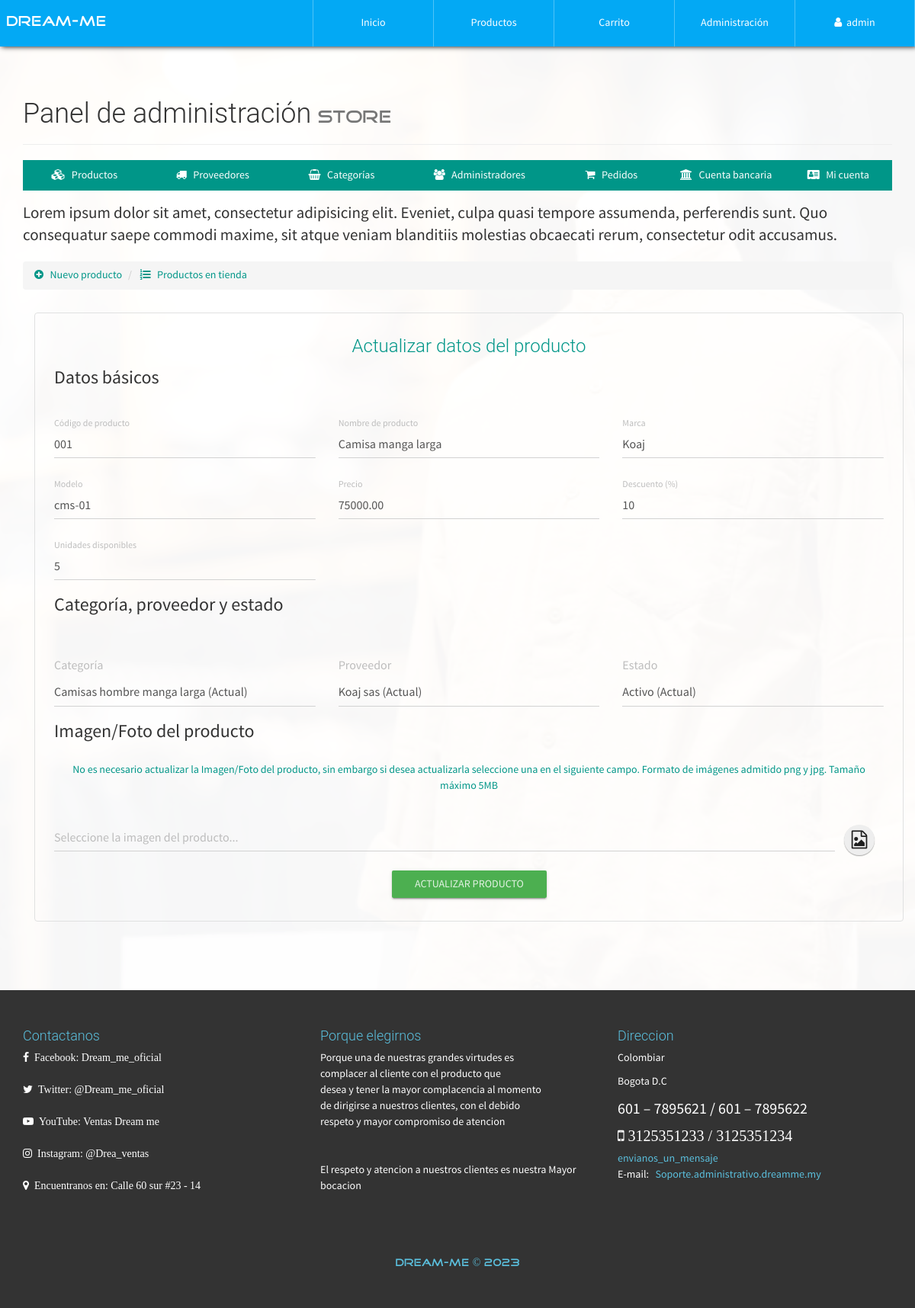
The page /configAdmin.php?view=productinfo&code=001 (signed in) on the database its author committed.
### tables this page shows
CREATE TABLE `producto` (
  `id` int(20) NOT NULL,
  `CodigoProd` varchar(30) NOT NULL,
  `NombreProd` varchar(30) NOT NULL,
  `CodigoCat` varchar(30) NOT NULL,
  `Precio` decimal(30,2) NOT NULL,
  `Descuento` int(2) NOT NULL,
  `Modelo` varchar(30) NOT NULL,
  `Marca` varchar(30) NOT NULL,
  `Stock` int(20) NOT NULL,
  `NITProveedor` varchar(30) NOT NULL,
  `Imagen` varchar(150) NOT NULL,
  `Nombre` varchar(30) NOT NULL,
  `Estado` varchar(15) NOT NULL
);

### library/consulSQL.php (called while the page is built, shortened)
<?php
class ejecutarSQL {
    public static function conectar(){
        if(!$con=  mysqli_connect(SERVER,USER,PASS,BD)){
            echo "Error en el servidor, verifique sus datos";
        }
        mysqli_set_charset($con, "utf8");
        return $con;
    }
    public static function consultar($query) {
        if (!$consul = mysqli_query(ejecutarSQL::conectar(), $query)) {
            echo 'Error en la consulta SQL ejecutada';
        }
        return $consul;
    }
}

### admin/productinfo-view.php (the view, shortened to what this page needs)
<p class="lead">
    Lorem ipsum dolor sit amet, consectetur adipisicing elit. Eveniet, culpa quasi tempore assumenda, perferendis sunt. Quo consequatur saepe commodi maxime, sit atque veniam blanditiis molestias obcaecati rerum, consectetur odit accusamus.
</p>
<ul class="breadcrumb" style="margin-bottom: 5px;">
    <li>
        <a href="configAdmin.php?view=product">
            <i class="fa fa-plus-circle" aria-hidden="true"></i> &nbsp; Nuevo producto
        </a>
    </li>
    <li>
        <a href="configAdmin.php?view=productlist"><i class="fa fa-list-ol" aria-hidden="true"></i> &nbsp; Productos en tienda</a>
    </li>
</ul>
<div class="container">
	<div class="row">
        <div class="col-xs-12">
            <div class="container-form-admin">
                <h3 class="text-primary text-center">Actualizar datos del producto</h3>
                <?php
                	$code=$_GET['code'];
                	$producto=ejecutarSQL::consultar("SELECT * FROM producto WHERE CodigoProd='$code'");
                	$prod=mysqli_fetch_array($producto, MYSQLI_ASSOC);
                ?>
                <form action="./process/updateProduct.php" method="POST" enctype="multipart/form-data" class="FormCatElec" data-form="update">
                    <div class="container-fluid">
                        <div class="row">
                            <div class="col-xs-12">
                                <legend>Datos básicos</legend>
                            </div>
                            <div class="col-xs-12 col-sm-6 col-md-4">
                              <div class="form-group label-floating">
                                <label class="control-label">Código de producto</label>
                                <input type="text" class="form-control" value="<?php echo $prod['CodigoProd']; ?>" required maxlength="30" readonly name="prod-codigo">
                              </div>
                            </div>
                            <div class="col-xs-12 col-sm-6 col-md-4">
                              <div class="form-group label-floating">
                                <label class="control-label">Nombre de producto</label>
                                <input type="text" class="form-control" value="<?php echo $prod['NombreProd']; ?>" required maxlength="30" name="prod-name">
                              </div>
                            </div>
                            <div class="col-xs-12 col-sm-6 col-md-4">
                              <div class="form-group label-floating">
                                <label class="control-label">Marca</label>
                                <input type="text" class="form-control" value="<?php echo $prod['Marca']; ?>" required name="prod-marca">
                              </div>
                            </div>
                            <div class="col-xs-12 col-sm-6 col-md-4">
                              <div class="form-group label-floating">
                                <label class="control-label">Modelo</label>
                                <input type="text" class="form-control" value="<?php echo $prod['Modelo']; ?>" required name="prod-model">
                              </div>
                            </div>
                            <div class="col-xs-12 col-sm-6 col-md-4">
                              <div class="form-group label-floating">
                                <label class="control-label">Precio</label>
                                <input type="text" class="form-control" value="<?php echo $prod['Precio']; ?>" required maxlength="20" pattern="[0-9.]{1,20}" name="prod-price">
                              </div>
                            </div>
                            <div class="col-xs-12 col-sm-6 col-md-4">
                              <div class="form-group label-floating">
                                <label class="control-label">Descuento (%)</label>
                                <input type="text" class="form-control" required maxlength="2" pattern="[0-9]{1,2}" name="prod-desc-price" value="<?php echo $prod['Descuento']; ?>">
                              </div>
                            </div>
                            <div class="col-xs-12 col-sm-6 col-md-4">
                              <div class="form-group label-floating">
                                <label class="control-label">Unidades disponibles</label>
                                <input type="text" class="form-control" value="<?php echo $prod['Stock']; ?>" required maxlength="20" pattern="[0-9]{1,20}" name="prod-stock">
                              </div>
                            </div>
                            <div class="col-xs-12">
                                <legend>Categoría, proveedor y estado</legend>
                            </div>
                            <div class="col-xs-12 col-sm-6 col-md-4">
                              <div class="form-group">
                                <label>Categoría</label>
                                <select class="form-control" name="prod-categoria">
                                    <?php
                                        $categoria=ejecutarSQL::consultar("SELECT * FROM categoria");
                                        while($catec=mysqli_fetch_array($categoria, MYSQLI_ASSOC)){
                                        	if($prod['CodigoCat']==$catec['CodigoCat']){
                                            	echo '<option selected="" value="'.$catec['CodigoCat'].'">'.$catec['Nombre'].' (Actual)</option>';
                                        	}else{
                                        		echo '<option value="'.$catec['CodigoCat'].'">'.$catec['Nombre'].'</option>';
                                        	}
                                        }
                                    ?>
                                </select>
                              </div>
                            </div>
                            <div class="col-xs-12 col-sm-6 col-md-4">
                              <div class="form-group">
                                <label>Proveedor</label>
                                <select class="form-control" name="prod-codigoP">
                                    <?php
                                        $proveedor=ejecutarSQL::consultar("SELECT * FROM proveedor");
                                        while($prov=mysqli_fetch_array($proveedor, MYSQLI_ASSOC)){
                                        	if($prod['NITProveedor']==$prov['NITProveedor']){
                                        		echo '<option selected="" value="'.$prov['NITProveedor'].'">'.$prov['NombreProveedor'].' (Actual)</option>';
                                        	}else{
                                            	echo '<option value="'.$prov['NITProveedor'].'">'.$prov['NombreProveedor'].'</option>';
                                        	}
                                        }
                                    ?>
                                </select>
                              </div>
                            </div>
                            <div class="col-xs-12 col-sm-6 col-md-4">
                              <div class="form-group">
                                <label>Estado</label>
                                <select class="form-control" name="prod-estado">
                                	<?php
                                		if($prod['Estado']=="Activo"){
                                			echo '
                                				<option value="Activo" selected="">Activo (Actual)</option>
                                    			<option value="Desactivado">Desactivado</option>
                                			';
                                		}else{
                                			echo '
                                				<option value="Activo">Activo</option>
                                    			<option value="Desactivado" selected="">Desactivado (Actual)</option>
                                			';
                                		}
                                	?>
                                </select>
                              </div>
                            </div>
                            <div class="col-xs-12">
                                <legend>Imagen/Foto del producto</legend>
                                <p class="text-center text-primary">
                                    No es necesario actualizar la Imagen/Foto del producto, sin embargo si desea actualizarla seleccione una en el siguiente campo. Formato de imágenes admitido png y jpg. Tamaño máximo 5MB
                                </p>
                            </div>
                            <div class="col-xs-12">
                                <div class="form-group">
                                  <div class="input-group">
                                    <input type="text" readonly="" class="form-control" placeholder="Seleccione la imagen del producto...">
                                      <span class="input-group-btn input-group-sm">
                                        <button type="button" class="btn btn-fab btn-fab-mini">
                                          <i class="fa fa-file-image-o" aria-hidden="true"></i>
                                        </button>
                                      </span>
                                  </div>
                                </div>
                            </div>
                        </div>
                    </div>
                <p class="text-center"><button type="submit" class="btn btn-success btn-raised">Actualizar producto</button></p>
                </form>
            </div>
        </div>
    </div>
</div>

### css/style.css (style rules this page uses)
body { font-family: "FontFamilySPro"; line-height: 1.5; font-size: 1.4em; width: 100%; height: 100%; margin: 0px; padding: 0px; background-position: center center; background-repeat: no-repeat; background-attachment: fixed; background-size: cover; background-color: #fff; }
.container-form-admin { border: 1px solid #e0e1e1 !important; border-radius: 4px; padding: 10px; margin-top: 25px; }
#container-page-configAdmin { background-image: url(../assets/img/img-registration.jpeg); }

### rows shown on the page
producto: prod-codigo "001", prod-name "Camisa manga larga", prod-marca "Koaj", prod-model "cms-01", prod-price "75000.00", prod-desc-price "10", prod-stock "5", prod-estado "Activo (Actual)"

### other values the page prints
$_SESSION['nombreAdmin'] "admin"
form field prod-categoria "Camisas hombre manga larga (Actual)"
form field prod-codigoP "Koaj sas (Actual)"
